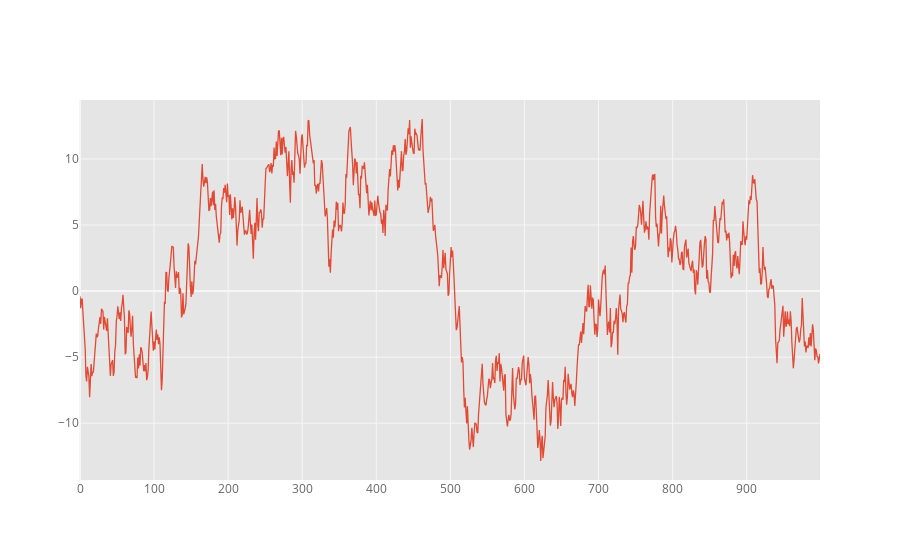

This figure's notebook cell:
### Markdown cell above
You can plot one column versus another using the *x* and *y* keywords in `iplot`

### Code cell
df3 = pd.DataFrame(np.random.randn(1000, 2), columns=['B', 'C']).cumsum()
df3['A'] = pd.Series(list(range(len(df3))))
df3.iplot(x='A', y='B')

### Figure 1 — Plotly figure (JSON) as saved in the notebook; plotly's stock layout.template omitted (floating-point values rounded to 4 significant figures; data arrays with more than 128 entries replaced by an {"elided": "..."} marker saying what was removed)
{"data": [{"line": {"color": "rgba(226, 74, 51, 1.0)", "dash": "solid", "shape": "linear", "width": 1.3}, "mode": "lines", "name": "B", "text": "", "type": "scatter", "x": {"elided": "1000 int values"}, "y": {"elided": "1000 float values"}}], "layout": {"legend": {"bgcolor": "#FFFFFF", "font": {"color": "#666666"}}, "paper_bgcolor": "#FFFFFF", "plot_bgcolor": "#E5E5E5", "title": {"font": {"color": "#151516"}}, "xaxis": {"gridcolor": "#F6F6F6", "showgrid": true, "tickfont": {"color": "#666666"}, "title": {"font": {"color": "#666666"}, "text": ""}, "zerolinecolor": "#F6F6F6"}, "yaxis": {"gridcolor": "#F6F6F6", "showgrid": true, "tickfont": {"color": "#666666"}, "title": {"font": {"color": "#666666"}, "text": ""}, "zerolinecolor": "#F6F6F6"}}}
